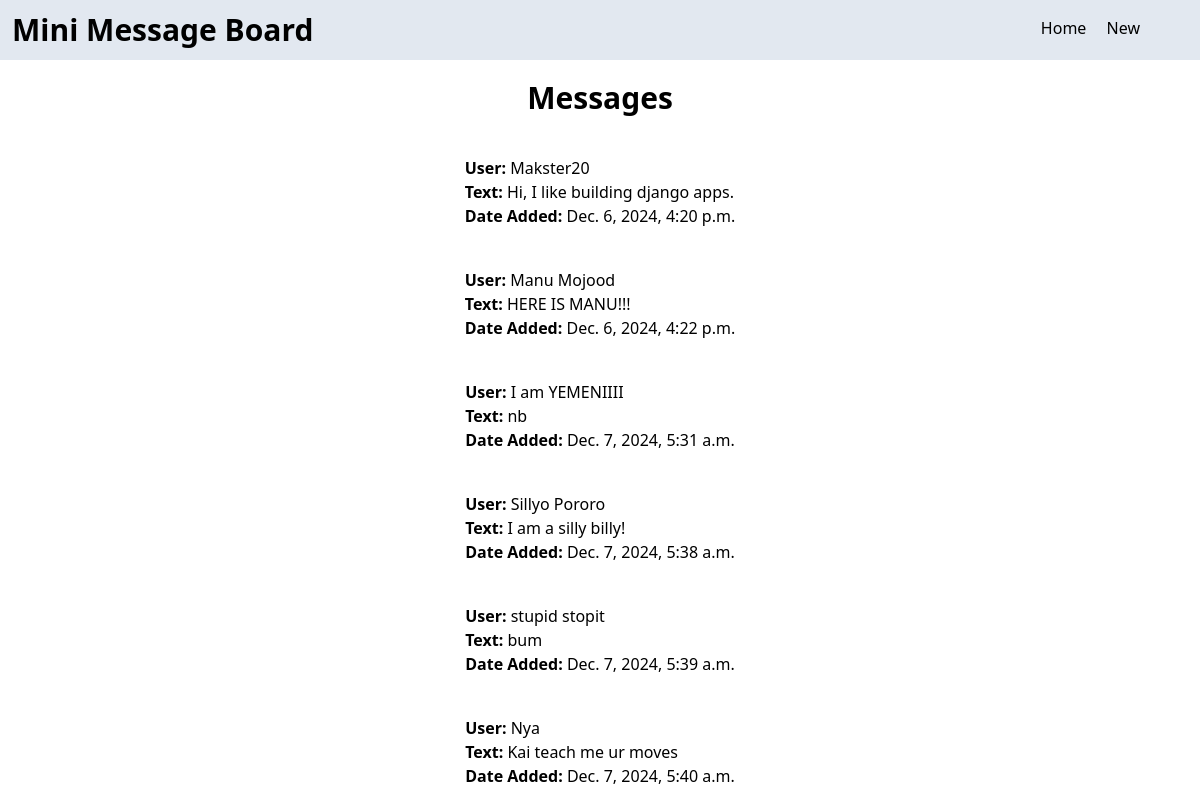
The page / on the database its author committed.
### home/models.py (models this page shows, shortened)
class Messages(models.Model):
    user = models.CharField(max_length=200)
    text = models.CharField(max_length=200)
    date = models.DateTimeField(auto_now=True)

### home/views.py (the view)
# urls.py: path('', views.index, name='index'),
def index(request):
    messages = Messages.objects.all()
    return render(request, 'home/index.html', {'messages': messages})

### home/templates/home/index.html
{% extends 'home/base.html' %}
{% block content %}
<h1 class="text-3xl font-semibold py-5">Messages</h1>
        {% for message in messages %}
        <div class="m-5">
            <h1><strong>User:</strong> {{message.user}}</h1>
            <h1><strong>Text:</strong> {{message.text}}</h1>
            <h1><strong>Date Added:</strong> {{message.date}}</h1>
        </div>
        {% endfor %}
{% endblock %}

### home/templates/home/base.html (shortened to what this page needs)
<!DOCTYPE html>
<html lang="en">
<head>
    <script src="https://cdn.tailwindcss.com"></script>
</head>
<body>
    <nav class="bg-slate-200 flex justify-between p-3">
        <h1 class="inline-block text-3xl font-bold">Mini Message Board</h1>
        <div class="inline-block mt-1 mr-8">
            <a href="/">Home</a>
            <a class="mx-4" href="/new">New</a>
        </div>
    </nav>
    <div class="flex flex-col items-center">
        {% block content %}
        {% endblock %}
    </div>
</body>
</html>

### rows shown on the page
Messages: user "Makster20", text "Hi, I like building django apps.", date "Dec. 6, 2024, 4:20 p.m."
Messages: user "Manu Mojood", text "HERE IS MANU!!!", date "Dec. 6, 2024, 4:22 p.m."
Messages: user "I am YEMENIIII", text "nb", date "Dec. 7, 2024, 5:31 a.m."
Messages: user "Sillyo Pororo", text "I am a silly billy!", date "Dec. 7, 2024, 5:38 a.m."
Messages: user "stupid stopit", text "bum", date "Dec. 7, 2024, 5:39 a.m."
Messages: user "Nya", text "Kai teach me ur moves", date "Dec. 7, 2024, 5:40 a.m."
